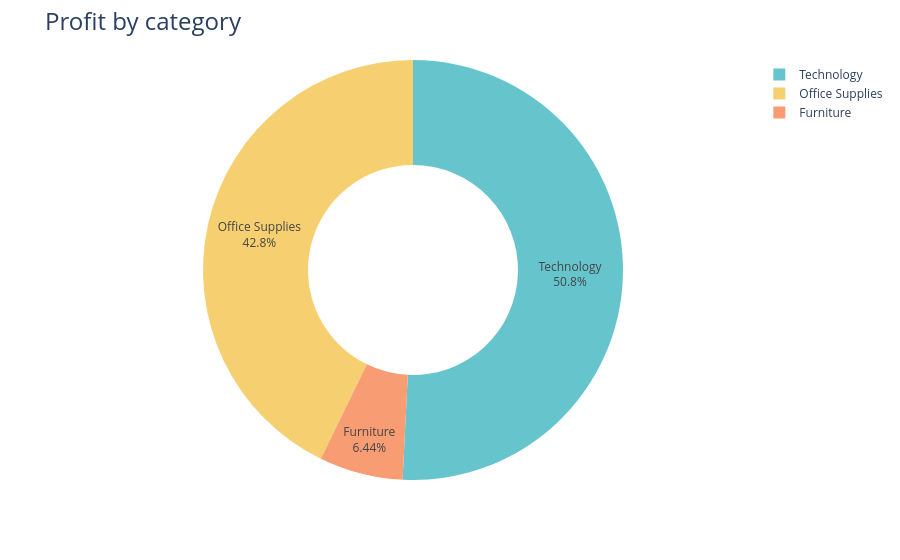

Notebook code cell kept with this figure:
### Code cell
fig=px.pie(profit_by_categ,
           values='profit',
           names='category',
           hole=0.5,
           color_discrete_sequence=px.colors.qualitative.Pastel)
fig.update_traces(textposition='inside', textinfo='percent+label')
fig.update_layout(title_text='Profit by category',title_font=dict(size=24))
fig.show()

### Figure 1 — Plotly figure (JSON) as saved in the notebook; plotly's stock layout.template omitted (floating-point values rounded to 4 significant figures)
{"data": [{"domain": {"x": [0, 1], "y": [0, 1]}, "hole": 0.5, "hovertemplate": "category=%{label}<br>profit=%{value}<extra></extra>", "labels": ["Furniture", "Office Supplies", "Technology"], "legendgroup": "", "name": "", "showlegend": true, "textinfo": "percent+label", "textposition": "inside", "type": "pie", "values": [18450.0, 122500.0, 145500.0]}], "layout": {"legend": {"tracegroupgap": 0}, "margin": {"t": 60}, "piecolorway": ["rgb(102, 197, 204)", "rgb(246, 207, 113)", "rgb(248, 156, 116)", "rgb(220, 176, 242)", "rgb(135, 197, 95)", "rgb(158, 185, 243)", "rgb(254, 136, 177)", "rgb(201, 219, 116)", "rgb(139, 224, 164)", "rgb(180, 151, 231)", "rgb(179, 179, 179)"], "title": {"font": {"size": 24}, "text": "Profit by category"}}}
